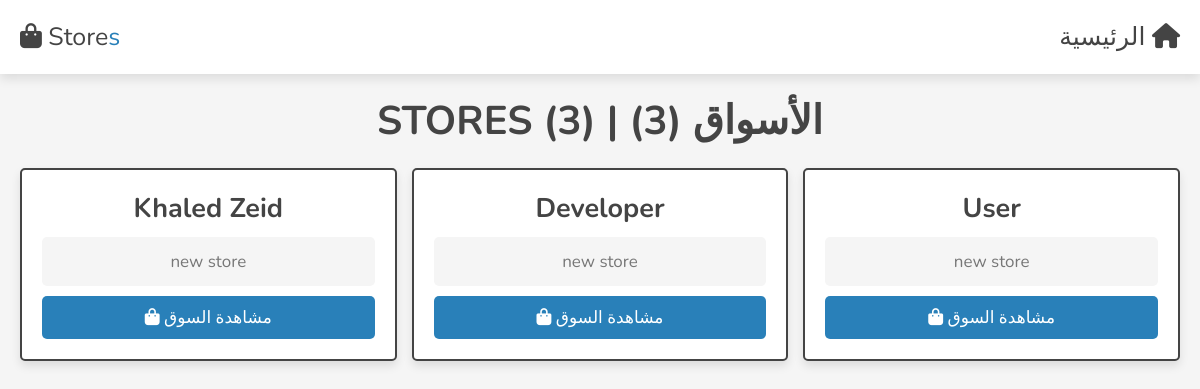
The page /admin/stores.php (signed in) on the database as committed earlier.
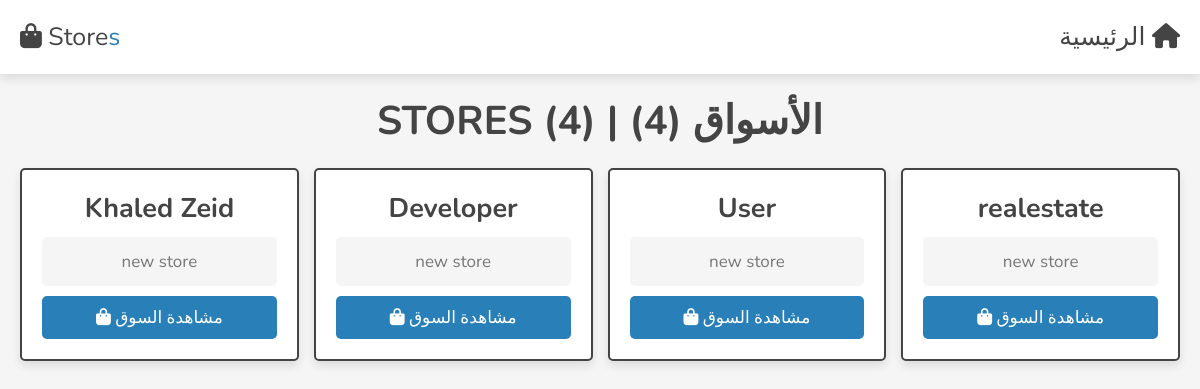
The same page on the database as committed later.
### tables this page shows
CREATE TABLE `store` (
  `id` int(11) NOT NULL,
  `title` varchar(255) NOT NULL,
  `subtitle` text NOT NULL,
  `status` int(11) NOT NULL,
  `image` varchar(255) DEFAULT NULL,
  `background` varchar(255) DEFAULT NULL,
  `created_by` int(11) NOT NULL,
  `created_at` datetime NOT NULL DEFAULT current_timestamp()
);

### admin/stores.php (the view, shortened to what this page needs)
<?php
include '../components/connect.php';
$user_id = $_SESSION['user_id'];
?>
<!DOCTYPE html>
<html lang="en">
<head>
   <link rel="stylesheet" href="https://cdnjs.cloudflare.com/ajax/libs/font-awesome/6.1.1/css/all.min.css">
   <link rel="stylesheet" href="../css/admin_style.css">
</head>
<body>
<?php include '../components/admin_header.php'; ?>
<section class="dashboard">
   <h1 class="heading">
        stores
        <?php
            $select_messages = $conn->prepare("SELECT * FROM `store`");
            $select_messages->execute();
            $number_of_messages = $select_messages->rowCount()
        ?>
        <?= '('. $number_of_messages .')'; ?>
       |
       الأسواق
       <?php
            $select_messages = $conn->prepare("SELECT * FROM `store`");
            $select_messages->execute();
            $number_of_messages = $select_messages->rowCount()
        ?>
        <?= '('. $number_of_messages .')'; ?>
   </h1>
   <div class="box-container">
    <?php
    $select_messages = $conn->prepare("SELECT * FROM `store`");
    $select_messages->execute();
    $number_of_messages = $select_messages->rowCount();
    if($number_of_messages > 0){
        while($fetch_product = $select_messages->fetch(PDO::FETCH_ASSOC)) { ?>
            <div class="box">
                <h3><?= $fetch_product['title'] ?></h3>
                <p>new store</p>
                <a href="../store/store.php?user_id=<?php echo $fetch_product['id'].'&id='.$user_id; ?>" class="btn"><i class="fa fa-shopping-bag" aria-hidden="true"></i> مشاهدة السوق </a>
            </div>
        <?php }
    }
    ?>
   </div>
</section>
</body>
</html>

Rows that differ between the two databases and show on the page:
added store: title "realestate"
Other text that changed with them:
$number_of_messages: "3" → "4"
